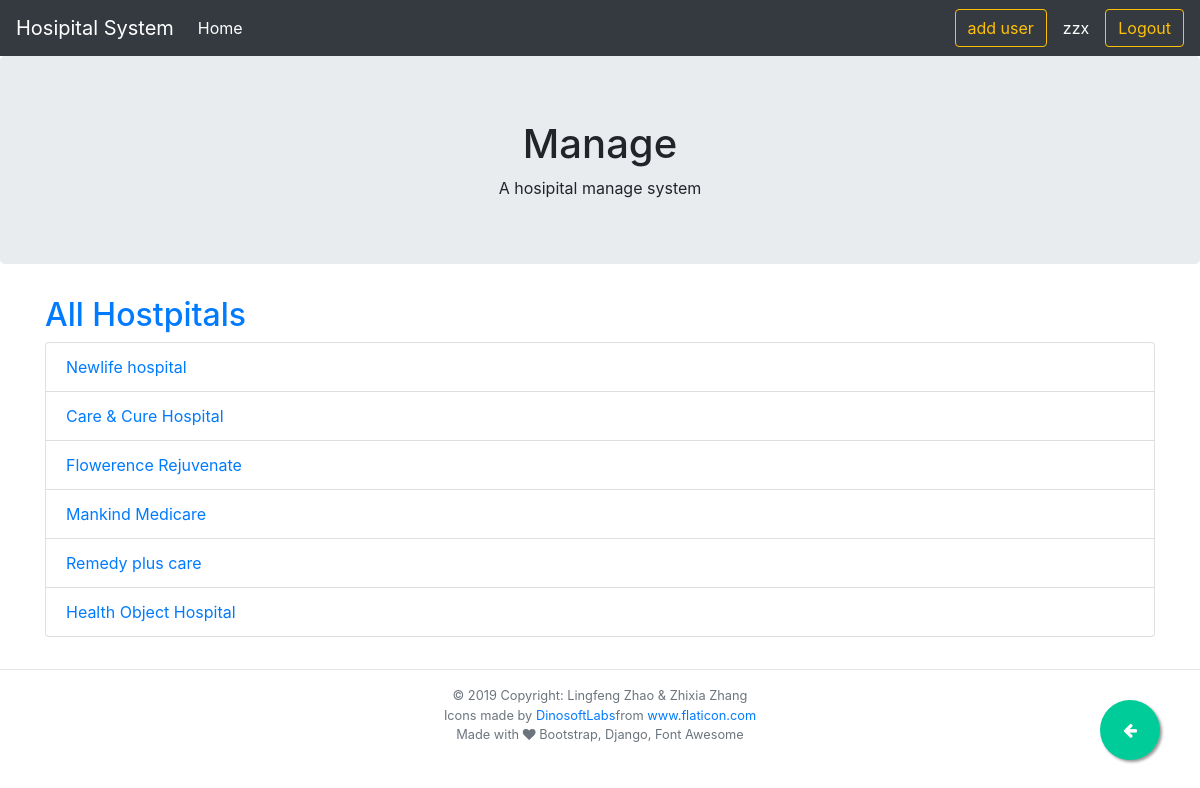
The app's page / (signed in) with its own data.
### hospital/models.py (models this page shows)
class Hospital(models.Model):
    hid = models.AutoField(primary_key=True)
    hname = models.CharField(max_length=30)
    hst_address = models.CharField(max_length=30)
    hst_city = models.CharField(max_length=30)
    hstate = models.CharField(max_length=20)
    hzip = models.IntegerField()
    class Meta:
        db_table = "hospital"

### hospital/views.py (the view)
# urls.py: path("", views.IndexView.as_view(), name="index"),
class IndexView(generic.ListView):
    template_name = "index.html"
    context_object_name = "hospital"
    def get_queryset(self):
        return Hospital.objects.all()

### hospital/templates/index.html (shortened to what this page needs)
{% extends './base.html' %}
{% block content %}
{% if hospital %}
<a href="{% url 'hospitals' %}">
    <h2> All Hostpitals </h2>
</a>
<ul class="list-group">
    {% for h in hospital %}
    <li class="list-group-item"><a href="{% url 'hospital-detail' h.hid %}">{{ h.hname }}</a></li>
    {% endfor %}
</ul>
{% else %}
<p>No resuorce are available.</p>
{% endif %}
{% endblock content %}

### hospital/templates/base.html (shortened to what this page needs)
{% load static %}
<!DOCTYPE html>
<html lang="en">
<head>
    <link rel="stylesheet" href="https://stackpath.bootstrapcdn.com/bootstrap/4.3.1/css/bootstrap.min.css"
>
    <link href="https://stackpath.bootstrapcdn.com/font-awesome/4.7.0/css/font-awesome.min.css" rel="stylesheet"
>
</head>
<body>
    <nav class="navbar navbar-expand-sm navbar-dark bg-dark fixed-top">
        <a class="navbar-brand" href="#">Hosipital System</a>
        <div class="collapse navbar-collapse" id="navbarNavAltMarkup">
            <div class="navbar-nav">
                <a class="nav-item nav-link active" href="{% url 'index' %}">Home </a>
            </div>
        </div>
        <a class="btn btn-outline-warning" href="{% url 'user-add' %}">add user</a>
        {% if user.is_authenticated %}
        <a class="nav-item nav-link active text-white">{{ user.username }}</a>
        <a class="btn btn-outline-warning" href="{% url 'logout' %}"> Logout </a>
        {% else %}
        <a id="loginButton" href="{% url 'login' %}" class="btn btn-outline-light">Login </a>
        {% endif %}
    </nav>
    <div class="jumbotron text-center">
        <h1>{% block page_title %} Manage {% endblock %}</h1>
        <div class="container">{% block page_details %} A hosipital manage system {% endblock %}</div>
    </div>
    <a href="{% block last_page %}#{% endblock %}" onclick="history.back()" class="float">
        <i class="fa fa-arrow-left my-float" aria-hidden="true"></i>
    </a>
    <div class="container">
        {% block content %}
        {% endblock %}
    </div>
    <footer class="page-footer small text-secondary">
        <div class="footer-copyright text-center py-3">
            <hr>
            © 2019 Copyright:
            Lingfeng Zhao & Zhixia Zhang
            <div>Icons made by <a href="https://www.flaticon.com/authors/dinosoftlabs"
                    title="DinosoftLabs">DinosoftLabs</a>from <a href="https://www.flaticon.com/"
                    title="Flaticon">www.flaticon.com</a></div>
            Made with <i class="fa fa-heart"></i> Bootstrap, Django, Font Awesome
        </div>
    </footer>
</body>
</html>

### hospital/templates/base.html (style rules this page uses)
body { min-height: 800px; padding-top: 56px; }
.float { position: fixed; width: 60px; height: 60px; bottom: 40px; right: 40px; background-color: #0C9; color: #FFF; border-radius: 50px; text-align: center; box-shadow: 2px 2px 3px #999; }
.my-float { margin-top: 22px; }

### records on screen
Hospital: hname "Newlife hospital"
Hospital: hname "Care & Cure Hospital"
Hospital: hname "Flowerence Rejuvenate"
Hospital: hname "Mankind Medicare"
Hospital: hname "Remedy plus care"
Hospital: hname "Health Object Hospital"

### other values on screen
{{ user.username }} "zzx"
